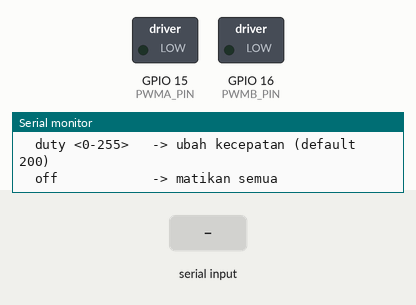
Simulated run of this sketch. Board: ESP32. Parts: switched loads named in the sketch (green lamp = pin HIGH), the last lines printed to the serial monitor. The test bench sets the inputs (shaded band).

Above: at 1.2 s.
1.3 s: "a on\n" received over Serial
At 1.8 s:
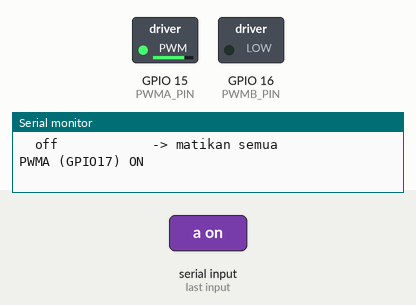
2.8 s: "b on\n" received over Serial
At 4.0 s:
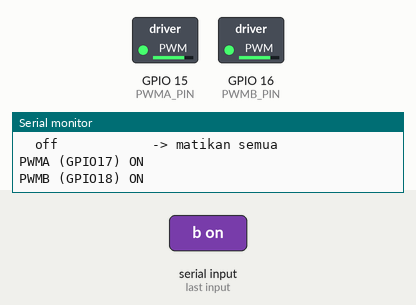
4.3 s: "a off\n" received over Serial
At 5.3 s:
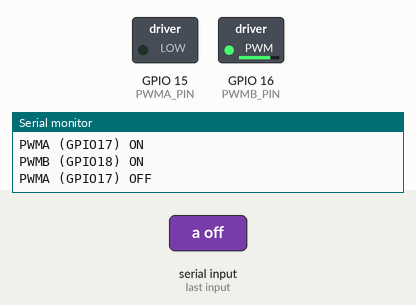
5.8 s: "b off\n" received over Serial
At 6.4 s:
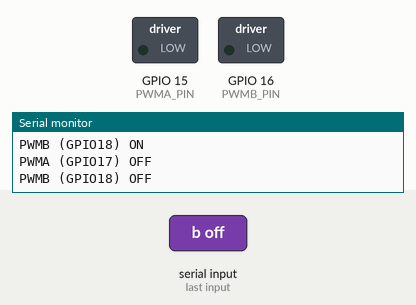
Timing chart, 0 to 8.3 s (numbered marks = the images above; inputs shaded):
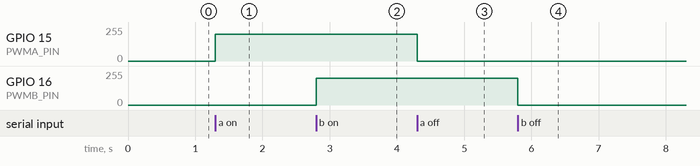

The sketch:

tb6612fng.ino
```cpp
#define PWMA_PIN 15
#define PWMB_PIN 16

const int PWM_FREQ = 20000;
const int PWM_RES  = 8;
int dutyOn = 200;  // 0-255

void setPWM(int pin, int channel, int val) {
#if ESP_ARDUINO_VERSION_MAJOR >= 3
  ledcWrite(pin, val);
#else
  ledcWrite(channel, val);
#endif
}

void setup() {
  Serial.begin(115200);

#if ESP_ARDUINO_VERSION_MAJOR >= 3
  ledcAttach(PWMA_PIN, PWM_FREQ, PWM_RES);
  ledcAttach(PWMB_PIN, PWM_FREQ, PWM_RES);
#else
  ledcSetup(0, PWM_FREQ, PWM_RES);
  ledcSetup(1, PWM_FREQ, PWM_RES);
  ledcAttachPin(PWMA_PIN, 0);
  ledcAttachPin(PWMB_PIN, 1);
#endif

  setPWM(PWMA_PIN, 0, 0);
  setPWM(PWMB_PIN, 1, 0);

  Serial.println("Perintah:");
  Serial.println("  a on / a off   -> PWMA (GPIO17)");
  Serial.println("  b on / b off   -> PWMB (GPIO18)");
  Serial.println("  duty <0-255>   -> ubah kecepatan (default 200)");
  Serial.println("  off            -> matikan semua");
}

void loop() {
  if (!Serial.available()) return;

  String cmd = Serial.readStringUntil('\n');
  cmd.trim();
  cmd.toLowerCase();

  if (cmd == "a on") {
    setPWM(PWMA_PIN, 0, dutyOn);
    Serial.println("PWMA (GPIO17) ON");
  } else if (cmd == "a off") {
    setPWM(PWMA_PIN, 0, 0);
    Serial.println("PWMA (GPIO17) OFF");
  } else if (cmd == "b on") {
    setPWM(PWMB_PIN, 1, dutyOn);
    Serial.println("PWMB (GPIO18) ON");
  } else if (cmd == "b off") {
    setPWM(PWMB_PIN, 1, 0);
    Serial.println("PWMB (GPIO18) OFF");
  } else if (cmd == "off") {
    setPWM(PWMA_PIN, 0, 0);
    setPWM(PWMB_PIN, 1, 0);
    Serial.println("Semua OFF");
  } else if (cmd.startsWith("duty ")) {
    dutyOn = constrain(cmd.substring(5).toInt(), 0, 255);
    Serial.print("Duty = ");
    Serial.println(dutyOn);
  } else if (cmd.length() > 0) {
    Serial.println("Perintah tidak dikenal");
  }
}
```

Measured:
- after the input at 1.3 s, GPIO 15 (PWMA_PIN): 0/255 → 199/255 at once
- after the input at 2.8 s, GPIO 16 (PWMB_PIN): 0/255 → 199/255 at once
- after the input at 4.3 s, GPIO 15 (PWMA_PIN): 199/255 → 0/255 at once
- after the input at 5.8 s, GPIO 16 (PWMB_PIN): 199/255 → 0/255 at once
